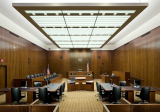

A level layout from a 2D game, rendered from its tile map. Below: a short description, then the map file with its tile-grid data intact:
An orthogonal 10x7 tile map with 16x16 px tiles, 1 tile layer (Tile Layer 1).

<map version="1.4" tiledversion="1.4.1" orientation="orthogonal" renderorder="right-down" width="10" height="7" tilewidth="16" tileheight="16" infinite="0" nextlayerid="2" nextobjectid="1">
 <tileset firstgid="1" source="courthouse-interior.tsx" />
 <layer id="1" name="Tile Layer 1" width="10" height="7">
  <data encoding="csv">
1,2,3,4,5,6,7,8,9,10,
11,12,13,14,15,16,17,18,19,20,
21,22,23,24,25,26,27,28,29,30,
31,32,33,34,35,36,37,38,39,40,
41,42,43,44,45,46,47,48,49,50,
51,52,53,54,55,56,57,58,59,60,
61,62,63,64,65,66,67,68,69,70
</data>
 </layer>
</map>
